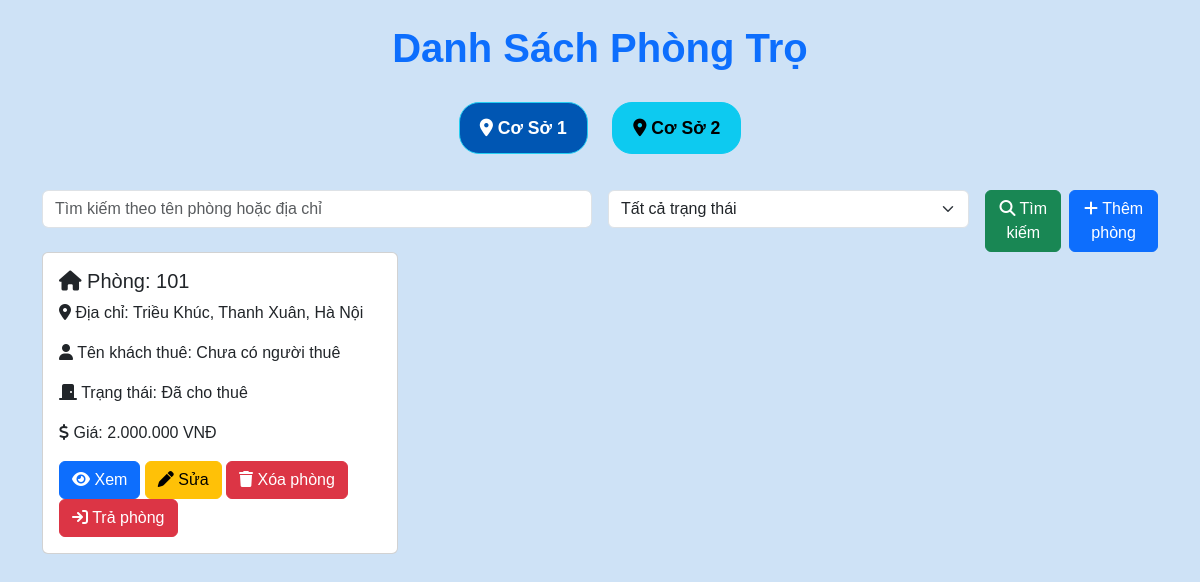
The app's page /quanlyphong/quanlyphong.php, older data.
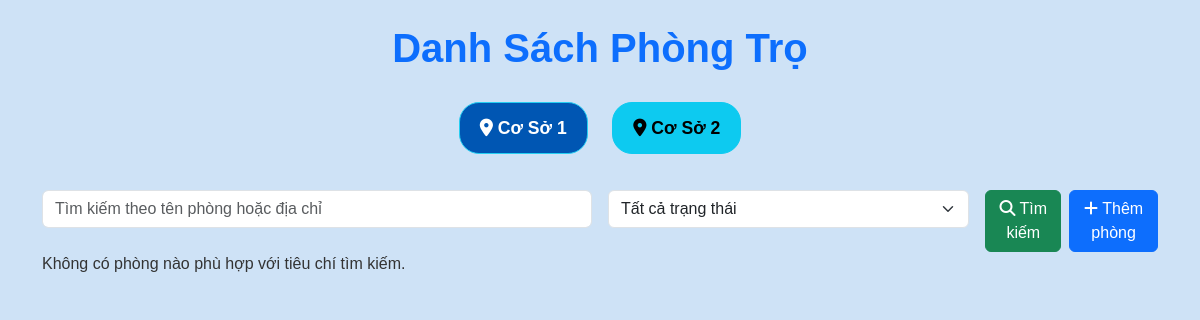
The same page, newer data.
### tables this page shows
CREATE TABLE `rooms` (
  `id` int(11) NOT NULL,
  `room_name` varchar(255) NOT NULL,
  `so_nguoi_o` int(11) NOT NULL,
  `price` decimal(10,2) NOT NULL,
  `status` enum('Còn trống','Đã cho thuê') NOT NULL DEFAULT 'Còn trống',
  `address_room` varchar(255) NOT NULL,
  `facility_id` int(11) NOT NULL
);

### quanlyphong/quanlyphong.php (the view, shortened to what this page needs)
<?php
$servername = "localhost";
$username = "root";
$password = "";
$dbname = "baiTapLon";
$conn = new mysqli($servername, $username, $password, $dbname);
$ma_co_so = isset($_POST['facility_id']) ? intval($_POST['facility_id']) : 1;
$tu_khoa = isset($_POST['search']) ? $conn->real_escape_string($_POST['search']) : '';
$sql = "SELECT r.id AS room_id, r.room_name, r.address_room, r.so_nguoi_o, r.price, r.status, t.tenant_name
        FROM rooms AS r
        LEFT JOIN tenants AS t ON r.id = t.room_id
        WHERE r.facility_id = $ma_co_so";
$result = $conn->query($sql);
?>
<!DOCTYPE html>
<html lang="vi">
<head>
    <link href="https://cdn.jsdelivr.net/npm/bootstrap@5.3.0-alpha1/dist/css/bootstrap.min.css" rel="stylesheet">
    <link href="quanlyphong.css" rel="stylesheet">
    <link href="https://cdnjs.cloudflare.com/ajax/libs/font-awesome/6.5.1/css/all.min.css" rel="stylesheet">
</head>
<body style="background-color: #cee2f6;">
    <div class="container mt-4">
        <h1 class="text-center text-primary">Danh Sách Phòng Trọ</h1>
        <div class="d-flex justify-content-center my-3">
            <form method="POST" action="" class="facility-form">
                <button type="submit" name="facility_id" value="1" class="btn btn-info facility-button <?php echo $ma_co_so == 1 ? 'active' : ''; ?>"><i class="fa-solid fa-location-dot"></i> Cơ Sở 1</button>
                <button type="submit" name="facility_id" value="2" class="btn btn-info facility-button <?php echo $ma_co_so == 2 ? 'active' : ''; ?>"><i class="fa-solid fa-location-dot"></i> Cơ Sở 2</button>
            </form>
        </div>
        <form method="POST" action="" class="search-form">
            <div class="row g-3">
                <div class="col-md-6">
                    <input type="text" name="search" class="form-control" placeholder="Tìm kiếm theo tên phòng hoặc địa chỉ" value="<?php echo htmlspecialchars($tu_khoa); ?>">
                </div>
                <div class="col-md-4">
                    <select name="status" class="form-select">
                        <option value="">Tất cả trạng thái</option>
                    </select>
                </div>
                <div class="col-md-2 d-flex">
                    <button type="submit" class="btn btn-success me-2"><i class="fa-solid fa-magnifying-glass"></i> Tìm kiếm</button>
                    <a href="themphong.php" class="btn btn-primary"><i class="fa-solid fa-plus"></i> Thêm phòng</a>
                </div>
            </div>
        </form>
        <div class="row">
            <?php if ($result->num_rows > 0): ?>
                <?php while ($row = $result->fetch_assoc()): ?>
                    <div class="col-md-4 mb-4">
                        <div class="card room-card">
                            <div class="card-body">
                                <h5 class="card-title room-number"><i class="fa-solid fa-house"></i> Phòng: <?php echo htmlspecialchars($row['room_name']); ?></h5>
                                <p class="card-text room-address"><i class="fa-solid fa-location-dot"></i> Địa chỉ: <?php echo htmlspecialchars($row['address_room']); ?></p>
                                <p class="card-text tenant-name"><i class="fa-solid fa-user"></i> Tên khách thuê: <?php echo htmlspecialchars($row['tenant_name'] ?? 'Chưa có người thuê'); ?></p>
                                <p class="card-text room-status <?php echo $row['status'] == 'vacant' ? 'status-vacant' : 'status-occupied'; ?>">
                                    <i class="fa-solid fa-door-closed"></i> Trạng thái:
                                    <?php echo $row['status'] == 'vacant' ? 'Còn trống' : 'Đã cho thuê'; ?>
                                </p>
                                <p class="room-price"><i class="fa-solid fa-dollar-sign"></i> Giá: <?php echo number_format($row['price'], 0, ',', '.'); ?> VNĐ</p>
                                <div class="card-actions">
                                    <a href="xem.php" class="btn btn-primary"><i class="fa-solid fa-eye"></i> Xem</a>
                                    <a href="sua.php?id=<?php echo $row['room_id']; ?>" class="btn btn-warning"><i class="fa-solid fa-pen"></i> Sửa</a>
                                    <a href="xoa.php?delete_id=<?php echo $row['room_id']; ?>&facility_id=<?php echo $ma_co_so; ?>" class="btn btn-danger" onclick="return confirm('Bạn có chắc muốn xóa phòng này?')">
                                        <i class="fa-solid fa-trash"></i> Xóa phòng
                                    </a>
                                    <?php if ($row['status'] == 'vacant'): ?>
                                        <a href="thue_phong.php?id=<?php echo $row['room_id']; ?>" class="btn btn-success"><i class="fa-solid fa-hand-holding"></i> Thuê phòng</a>
                                    <?php else: ?>
                                        <a href="tra_phong.php?id=<?php echo $row['room_id']; ?>" class="btn btn-danger"><i class="fa-solid fa-arrow-right-to-bracket"></i> Trả phòng</a>
                                    <?php endif; ?>
                                </div>
                            </div>
                        </div>
                    </div>
                <?php endwhile; ?>
            <?php else: ?>
                <p class="no-results">
                    Không có phòng nào phù hợp với tiêu chí tìm kiếm.
                </p>
            <?php endif; ?>
        </div>
    </div>
</body>
</html>

### quanlyphong/quanlyphong.css (style rules this page uses)
body { font-family: 'Arial', sans-serif; background-color: #cee2f6; color: #333; }
h1 { font-size: 2.5rem; font-weight: bold; color: #000000; text-align: center; margin-bottom: 30px; }
.facility-button { margin: 0 10px; border-radius: 20px; font-weight: 600; transition: background-color 0.3s ease; padding: 12px 20px; font-size: 1.1rem; margin-bottom: 20px; }
.facility-button.active { background-color: #0056b3; color: #fff; }

Row changes from the older to the newer data that the page shows:
removed rooms: room_name "101", address_room "Triều Khúc, Thanh Xuân, Hà Nội", tenant_name "Chưa có người thuê", status "Đã cho thuê", price "2.000.000"
Text that changed along with them:
text now shown: "Không có phòng nào phù hợp với tiêu chí tìm kiếm."
